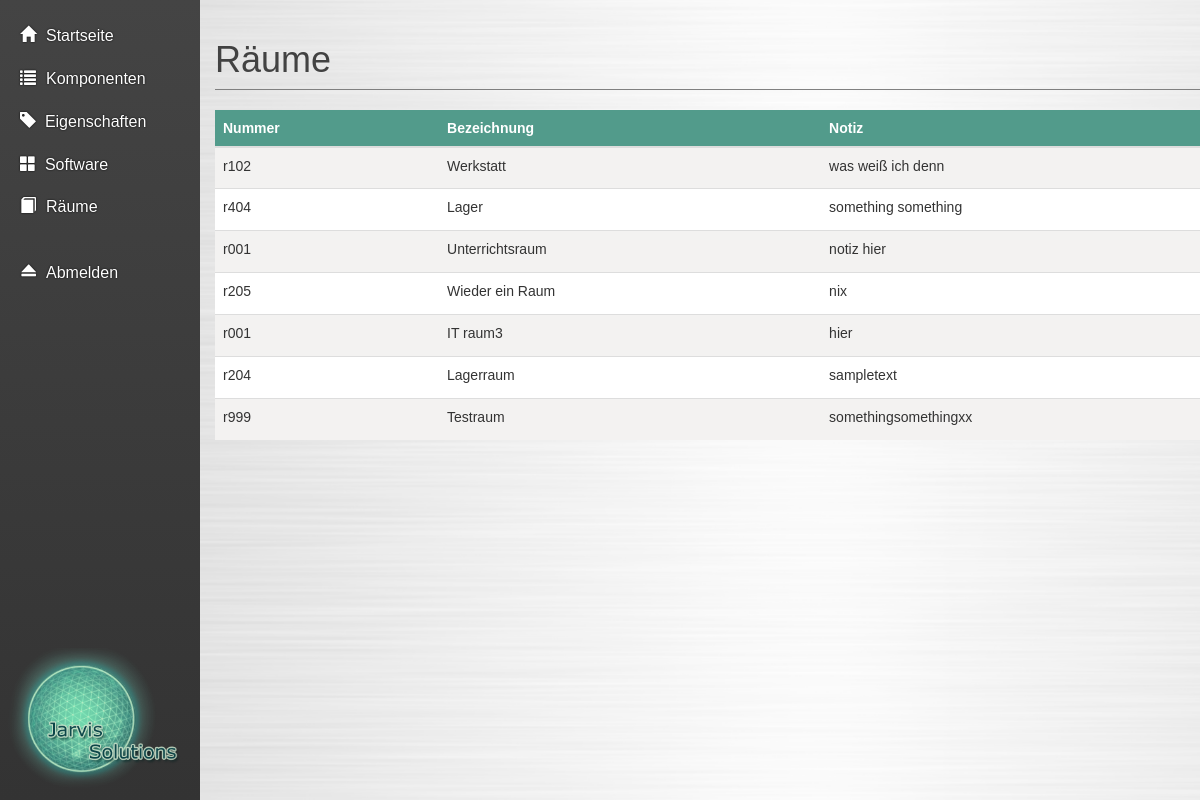
Screenshot of /pages/rooms.php with the database file from the repository.
### tables this page shows
CREATE TABLE IF NOT EXISTS `raeume` (
  `r_id` int(11) NOT NULL,
  `r_nr` varchar(20) DEFAULT NULL COMMENT 'z.B. r014, W304, etc.',
  `r_bezeichnung` varchar(45) DEFAULT NULL COMMENT 'z.B. Werkstatt, Lager,...',
  `r_notiz` varchar(1024) DEFAULT NULL
);

### php/dbq/rooms_query.php (called while the page is built, shortened)
<?php
include_once('../php/classes/db_connect.php');
function getRooms() {
    global $mysqli;
    if (!$stmt = $mysqli->prepare("SELECT * FROM raeume")) {
        header("Location: ./err.php?err=Database error: "
                . "cannot prepare statement");
        exit();
    }
    $stmt->execute();
    $stmt->bind_result($id, $nr, $description, $note);
    $rooms = array();
    while ($stmt->fetch()) {
        $rooms[] = array("Id" => $id, "Number" => $nr, "Description" => $description, "Note" => $note);
    }
    return $rooms;
}

### pages/rooms.php (the view, shortened to what this page needs)
<?php
    include '../php/dbq/rooms_query.php';
?>
<!DOCTYPE html>
<html lang="de">
    <head>
        <?php include_once('../fragments/default_includes.php'); ?>
    </head>
    <body>
        <div class="wrapper">
            <div class="box">
                <div class="row row-offcanvas row-offcanvas-left">
                    <?php include('../fragments/navigation_left.php'); ?>
                    <div class="column col-sm-10 col-xs-11" id="main">
                        <div class="container">
                            <h1 class="page-header">Räume</h1>
                            <table id="rooms" class="table table-responsive">
                                <thead>
                                    <tr>
                                        <th>Nummer</th>
                                        <th>Bezeichnung</th>
                                        <th>Notiz</th>
                                    </tr>
                                </thead>
                                <tbody>
                                    <?php
                                        $rooms = getRooms();
                                        foreach ($rooms as $room) {
                                            echo("
                                                <tr class='raum'>
                                                    <td class='hidden'>".$room['Id']."</td>
                                                    <td class='clickable'>".$room['Number']."</td>
                                                    <td class='clickable'>".$room["Description"]."</td>
                                                    <td class='clickable'>".$room["Note"]."</td>
                                                    <td class='delete-column'>
                                                        <button name='btnRemove' class='delete-button pull-right'><span class='glyphicon glyphicon-remove-sign'></span>
                                                    </td>
                                                </tr>"
                                             );
                                        }
                                    ?>
                                </tbody>
                            </table>
                        </div>
                    </div>
                </div>
            </div>
        </div>
    </body>
</html>

### fragments/default_includes.php (shortened to what this page needs)
<link href="../css/bootstrap.min.css" rel="stylesheet"/>
<link href="../css/jquery-ui.min.css" rel="stylesheet"/>
<link href="../css/style.css" rel="stylesheet"/>

### fragments/navigation_left.php (shortened to what this page needs)
<?php
    $homeUrl = "./index.php";
    $componentUrl = "./component.php";
    $propertiesUrl = "./componentAttributes.php";
    $softwareUrl = "./software.php";
    $roomsUrl = "./rooms.php";
    $logoutUrl = "./logout.php";
?>
<div class="col col-sm-2 col-xs-1 sidebar-offcanvas" id="sidebar">
    <ul class="nav hidden-xs" id="lg-menu">
        <li>
            <a href="<?php echo($homeUrl); ?>"><span class="glyphicon glyphicon-home"></span><span class="navigationText">Startseite</span></a>
        </li>
        <li>
            <a href="<?php echo($componentUrl); ?>"><span class="glyphicon glyphicon-list"></span><span class="navigationText">Komponenten</span></a>
        </li>
        <li>
            <a href="<?php echo($propertiesUrl); ?>"><span class="glyphicon glyphicon-tag"></span>&nbsp;&nbsp;Eigenschaften</a>
        </li>
        <li>
            <a href="<?php echo($softwareUrl); ?>"><span class="glyphicon glyphicon-th-large"></span>&nbsp;&nbsp;Software</a>
        </li>
        <li>
            <a href="<?php echo($roomsUrl); ?>"><span class="glyphicon glyphicon-book"></span><span class="navigationText">Räume</span></a>
        </li>
        <li>
            <span>&nbsp;</span>
        </li>
        <li>
            <a href="<?php echo($logoutUrl); ?>"><span class="glyphicon glyphicon-eject"></span><span class="navigationText">Abmelden</span></a>
        </li>
    </ul>
    <div class="hidden-xs">
        <img id="sidebar-footer" src="../images/Logo.png"/>
    </div>
</div>

### css/style.css (style rules this page uses)
* { cursor: default; }
html, body { height: 100%; font-family: verdana,arial,sans-serif; -webkit-user-select: none; -moz-user-select: none; -ms-user-select: none; user-select: none; }
thead { background-color: #529B8B; color: #FFF; }
tbody tr:nth-child(even) { background-color: #FFF; }
tbody tr:nth-child(odd) { background-color: #F3F2F1; }
.wrapper, .row { height: 100%; margin-left: 0; margin-right: 0; }
.wrapper:before, .wrapper:after, .column:before, .column:after { content: ""; display: table; }
.wrapper:after, .column:after { clear: both; }
.column { overflow: auto; *zoom: 1; }
.box { bottom: 0; left: 0; right: 0; top: 0; position: absolute; }
#main { background-image: url('../images/background.png'); background-size: cover; height: 100%; padding-left: 0; padding-right: 0; }
.navigationText { margin-left: 10px; }
.nav { font-family: Arial,sans-serif; font-size: 16px; }
#sidebar { padding: 0px; padding-top: 15px; padding-left: 0px; background: #444; background: -webkit-linear-gradient(#444, #333); background: -o-linear-gradient(#444, #333); background: -moz-linear-gradient(#444, #333); background: linear-gradient(#444, #333); height: 100%; }
#sidebar, #sidebar a, #sidebar-footer a { color: #ffffff; text-shadow: 0 0 2px #000000; padding-left: 0px; }
#sidebar a { padding-left: 20px; }
#sidebar-footer { background-color: transparent; position: absolute; bottom: 5px; padding: 5px; width: 100%; }
h1, h2, h3 { font-weight: 800; }
.page-header { border-color: #808080; font-weight: 300; //color: #00998F; color: #424242; }

### rows the page displays
raeume: r_nr "r102", r_bezeichnung "Werkstatt", r_notiz "was weiß ich denn"
raeume: r_nr "r404", r_bezeichnung "Lager", r_notiz "something something"
raeume: r_nr "r001", r_bezeichnung "Unterrichtsraum", r_notiz "notiz hier"
raeume: r_nr "r205", r_bezeichnung "Wieder ein Raum", r_notiz "nix"
raeume: r_nr "r001", r_bezeichnung "IT raum3", r_notiz "hier"
raeume: r_nr "r204", r_bezeichnung "Lagerraum", r_notiz "sampletext"
raeume: r_nr "r999", r_bezeichnung "Testraum", r_notiz "somethingsomethingxx"
